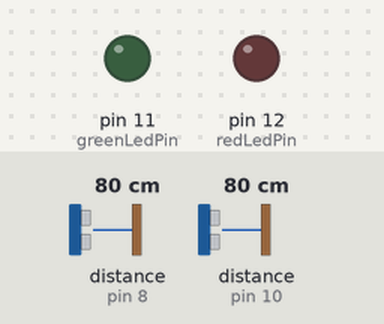
The sketch below on a simulated Arduino Uno, built with avr-gcc and run on an emulated ATmega328P. Shown: output pins drawn as LEDs (lit = HIGH). Wiring (inferred from the names in the program): 2 × ultrasonic range finder: trigger pin 7, echo pin 8 / trigger pin 9, echo pin 10. Dashed ring = blinking. The test bench sets the inputs (shaded band); at power-on: distance to the obstacle (sensors on pin 8, pin 10) 80 cm. The echo pulse lasts 58.3 µs per cm; pins used as bus, display or sensor lines are not drawn.

Above: at 1.2 s.
1.3 s: distance to the obstacle (sensor on pin 8) set to 28 cm
2.8 s: distance to the obstacle (sensor on pin 8) set to 23 cm
At 3.1 s:
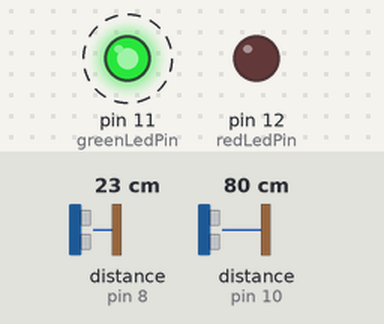
5.8 s: distance to the obstacle (sensor on pin 10) set to 27 cm
8.8 s: distance to the obstacle (sensor on pin 10) set to 23 cm
At 9.08 s:
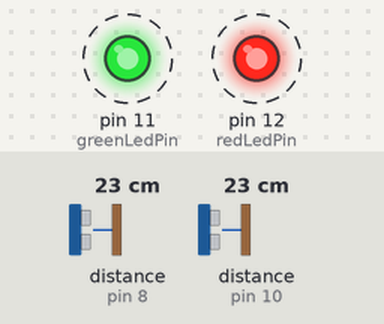
11.8 s: distance to the obstacle (sensor on pin 10) set to 35 cm
At 12.2 s:
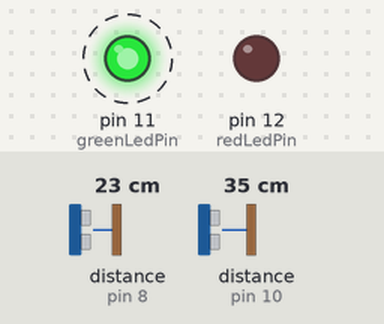
14.8 s: distance to the obstacle (sensor on pin 10) set to 2 cm
At 15.09 s:
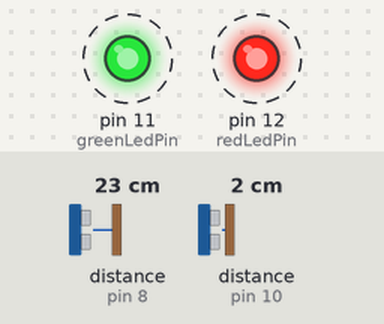
Timing chart, 0 to 18.8 s (numbered marks = the images above; inputs shaded):
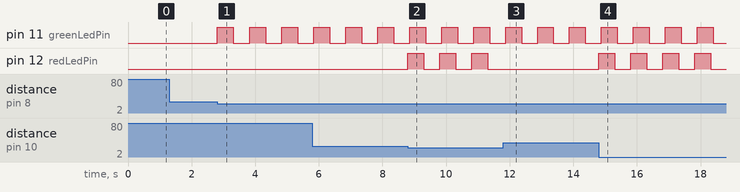

Measured:
- the behaviour switches between 26 and 25 cm on distance to the obstacle (sensor on pin 8) (found by bisection; images 0 and 1)
- the behaviour switches between 26 and 25 cm on distance to the obstacle (sensor on pin 10) (found by bisection; images 1 and 2)
- after the input at 1.3 s, every drawn part: stays the same
- after the input at 2.8 s, pin 11 (greenLedPin): alternates HIGH for 0.51 s and LOW for 0.51 s, starting at once
- after the input at 8.8 s, pin 12 (redLedPin): alternates HIGH for 0.50 s and LOW for 0.50 s, starting at once
- after the input at 11.8 s, pin 12 (redLedPin): stops changing and stays LOW
- after the input at 14.8 s, pin 12 (redLedPin): alternates HIGH for 0.50 s and LOW for 0.50 s, starting at once

The sketch:

index.ino
```cpp
int minDistance = 25; // Minimum distance for action - in centimeters
int delayBeforeActivation = 10; // Delay for activation - in seconds
int flushDuration = 5; // Flush action duration - in seconds

// Initializes leds
int redLedPin = 12;
int redLedState = LOW;
int greenLedPin = 11;
int greenLedState = LOW;

// Initializes the first PIR Sensor
int pir1 = 6;

// Initializes the second PIR Sensor
int pir2 = 5;

// Initializes the first Ultrasonic Sensor
int ultrasonicEcho1 = 8;
int ultrasonicTrigger1 = 7;

// Initializes the second Ultrasonic Sensor
int ultrasonicEcho2 = 10;
int ultrasonicTrigger2 = 9;

// Initializes time variables used in order to make async delay
long previousTime1 = 0;
long previousTime2 = 0;
long previousTime3 = 0;
long previousTime4 = 0;
int ultrasonicCounter1 = 0;
int ultrasonicCounter2 = 0;
int ultrasonicState1 = 0;
int ultrasonicState2 = 0;

void setup() {
  Serial.begin(9600);

  // Sets the green and red leds
  pinMode(redLedPin, OUTPUT);
  pinMode(greenLedPin, OUTPUT);

  // Sets echo and trigger for the first Ultrassonic Sensor
  pinMode(ultrasonicTrigger1, OUTPUT);
  pinMode(ultrasonicEcho1, INPUT);

  // Sets echo and trigger for the second Ultrassonic Sensor
  pinMode(ultrasonicTrigger2, OUTPUT);
  pinMode(ultrasonicEcho2, INPUT);

  // Sets echo and trigger for the first PIR Sensor
  pinMode(pir1, INPUT);

  // Sets echo and trigger for the second PIR Sensor
  pinMode(pir2, INPUT);
}

int ultrasonicSensor(int trigger, int echo){
  digitalWrite(trigger, LOW);
  delayMicroseconds(2);
  digitalWrite(trigger, HIGH);
  delayMicroseconds(2);
  digitalWrite(trigger, LOW);

  long duration = pulseIn(echo, HIGH);
  int distance = duration*0.034/2;

  return distance;
}

void ultrasonicNormalMode(){

  int distanceUltrasonic1 = ultrasonicSensor(ultrasonicTrigger1, ultrasonicEcho1);
  int distanceUltrasonic2 = ultrasonicSensor(ultrasonicTrigger2, ultrasonicEcho2);
  unsigned long currentTime = millis();

  // If counter reaches expected time,
  // makes the expected action.
  if(ultrasonicCounter1 == delayBeforeActivation){
    digitalWrite(greenLedPin, HIGH);
    if (currentTime - previousTime1 > 1000*flushDuration) {
      ultrasonicCounter1 = 0;
      digitalWrite(greenLedPin, LOW);
    }
  }
  else if(distanceUltrasonic1 < minDistance){
    // Counting before making an action.
    if (currentTime - previousTime1 > 500) {
      previousTime1 = currentTime;
      if (greenLedState == LOW) {
        greenLedState = HIGH;
      } else {
        greenLedState = LOW;
      }
      digitalWrite(greenLedPin, greenLedState);
      ultrasonicCounter1++;
    }
  }
  else{
    // If sensor stop reading the required signal,
    // resets to initial state.
    digitalWrite(greenLedPin, LOW);
    ultrasonicCounter1 = 0;
  }

  // If counter reaches expected time,
  // makes the expected action.
  if(ultrasonicCounter2 == delayBeforeActivation){
    digitalWrite(redLedPin, HIGH);
    if (currentTime - previousTime2 > 1000*flushDuration) {
      ultrasonicCounter2 = 0;
      digitalWrite(redLedPin, LOW);
    }
  }
  else if(distanceUltrasonic2 < minDistance){
    // Counting before making an action.
    if (currentTime - previousTime2 > 500) {
      previousTime2 = currentTime;
      if (redLedState == LOW) {
        redLedState = HIGH;
      } else {
        redLedState = LOW;
      }
      digitalWrite(redLedPin, redLedState);
      ultrasonicCounter2++;
    }
  }
  else{
    // If sensor stop reading the required signal,
    // resets to initial state.
    digitalWrite(redLedPin, LOW);
    ultrasonicCounter2 = 0;
  }

}

void ultrasonicInvertedMode(){

  int distanceUltrasonic1 = ultrasonicSensor(ultrasonicTrigger1, ultrasonicEcho1);
  int distanceUltrasonic2 = ultrasonicSensor(ultrasonicTrigger2, ultrasonicEcho2);
  unsigned long currentTime = millis();

  // If counter reaches expected time,
  // makes the expected action.
  if(ultrasonicCounter1 >= delayBeforeActivation  && distanceUltrasonic1 > minDistance){
      previousTime3 = currentTime;
      ultrasonicState1 = 1;
  }
  if(ultrasonicCounter1 >= delayBeforeActivation && ultrasonicState1){
    digitalWrite(greenLedPin, HIGH);
    if (currentTime - previousTime1 > 1000*flushDuration) {
      ultrasonicCounter1 = 0;
      ultrasonicState1 = 0;
      digitalWrite(greenLedPin, LOW);
    }
  }
  else if(distanceUltrasonic1 < minDistance){
    // Counting before making an action.
    if(currentTime - previousTime1 > 500) {
      previousTime1 = currentTime;
      if (greenLedState == LOW) {
        greenLedState = HIGH;
      } else {
        greenLedState = LOW;
      }
      digitalWrite(greenLedPin, greenLedState);
      ultrasonicCounter1++;
    }
  }
  else{
    // If sensor stop reading the required signal,
    // resets to initial state.
    digitalWrite(greenLedPin, LOW);
    ultrasonicCounter1 = 0;
  }

  // If counter reaches expected time,
  // makes the expected action.
  if(ultrasonicCounter2 >= delayBeforeActivation && distanceUltrasonic2 > minDistance){
      previousTime4 = currentTime;
      ultrasonicState2 = 1;
  }
  if(ultrasonicCounter2 >= delayBeforeActivation && ultrasonicState2){
    digitalWrite(redLedPin, HIGH);
    if (currentTime - previousTime2 > 1000*flushDuration) {
      ultrasonicCounter2 = 0;
      ultrasonicState2 = 0;
      digitalWrite(redLedPin, LOW);
    }
  }
  else if(distanceUltrasonic2 < minDistance){
    // Counting before making an action.
    if (currentTime - previousTime2 > 500) {
      previousTime2 = currentTime;
      if (redLedState == LOW) {
        redLedState = HIGH;
      } else {
        redLedState = LOW;
      }
      digitalWrite(redLedPin, redLedState);
      ultrasonicCounter2++;
    }
  }
  else{
    // If sensor stop reading the required signal,
    // resets to initial state.
    digitalWrite(redLedPin, LOW);
    ultrasonicCounter2 = 0;
  }

}

void unstoppableMode(){

  unsigned long currentTime = millis();

  if(ultrasonicCounter1 == delayBeforeActivation){
    digitalWrite(greenLedPin, HIGH);
    digitalWrite(redLedPin, HIGH);
    if (currentTime - previousTime1 > 1000*flushDuration) {
      ultrasonicCounter1 = 0;
      digitalWrite(greenLedPin, LOW);
      digitalWrite(redLedPin, LOW);
    }
  }
  else if (currentTime - previousTime1 > 500) {
    previousTime1 = currentTime;
    if (greenLedState == LOW && redLedState == LOW) {
      greenLedState = HIGH;
      redLedState = HIGH;
    } else {
      greenLedState = LOW;
      redLedState = LOW;
    }
    digitalWrite(greenLedPin, greenLedState);
    digitalWrite(redLedPin, redLedState);
    ultrasonicCounter1++;
  }

}

void pirNormalMode (){

  int pirSensor1 = digitalRead(pir1);
  int pirSensor2 = digitalRead(pir2);

  if(pirSensor1){
    digitalWrite(greenLedPin, HIGH);
  }
  else{
    digitalWrite(greenLedPin, LOW);
  }

  if(pirSensor2){
    digitalWrite(redLedPin, HIGH);
  }
  else{
    digitalWrite(redLedPin, LOW);
  }

}

void loop()
{
  //ultrasonicNormalMode();
  ultrasonicInvertedMode();
  //pirNormalMode();
  //unstoppableMode();
}
```
